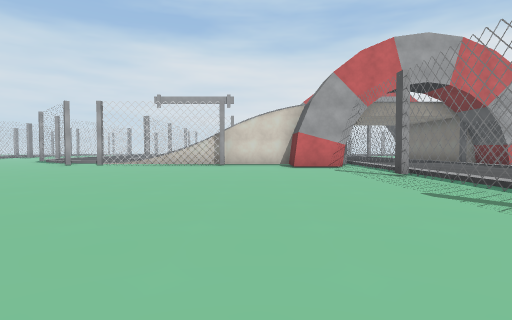
[1] (above)

16 first-person views from a walk through a scene from a Unity 3-D project. The camera is 1.3 m above the floor, tilts 2° down and sees 80° across. The floor is counted in squares, 2 m on a side. Each view is taken from the middle of a square. On the plan, view 1 faces up. The plan holds only what a view shows up to about 10 squares ahead; the rest is blank. The place goes on beyond the plan. The player is left out.

[2]
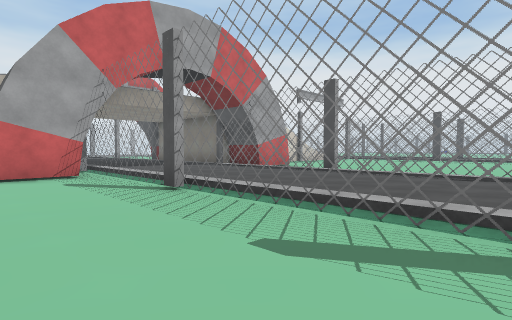

[3]
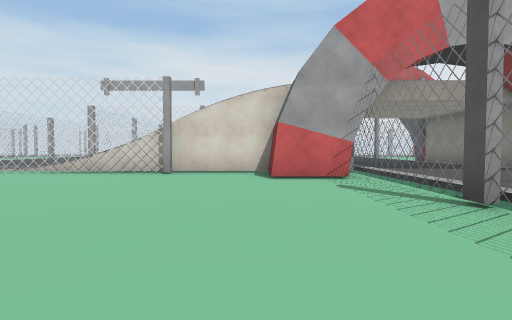

[4]
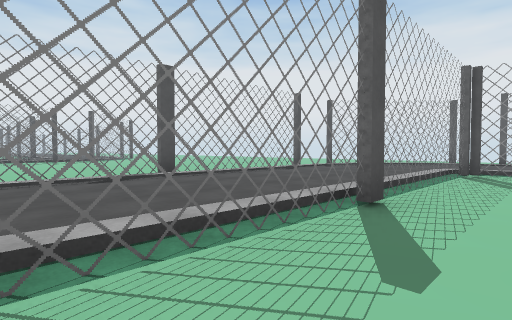

[5]
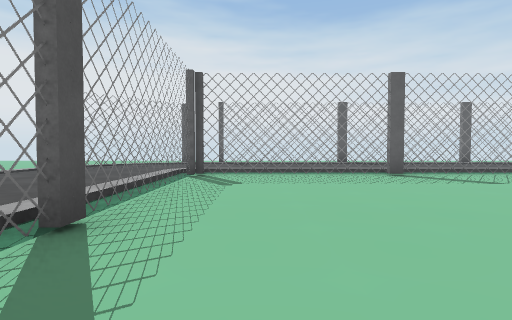

[6]
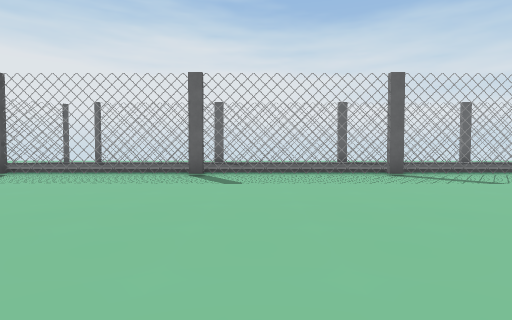

[7]
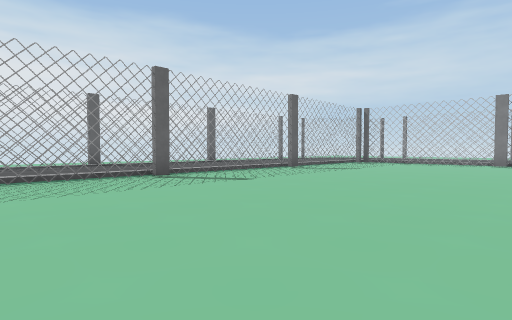

[8]
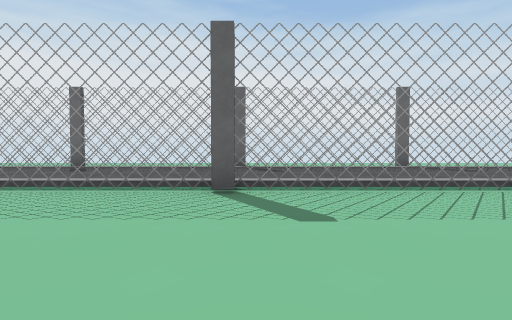

[9]
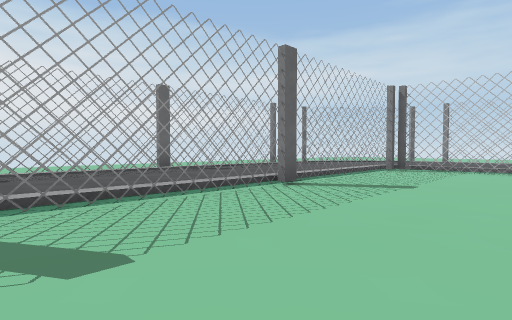

[10]
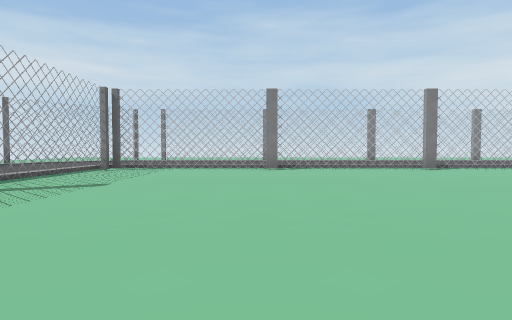

[11]
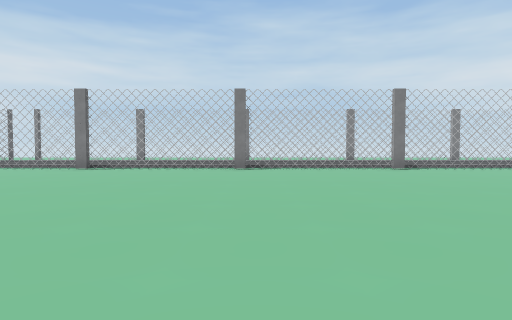

[12]
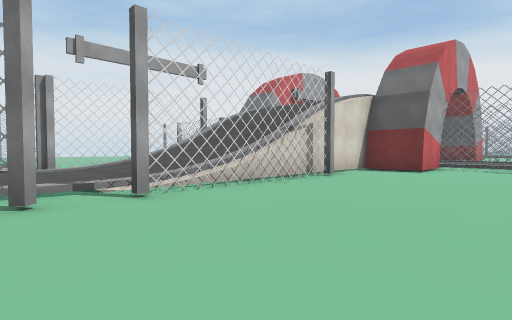

[13]
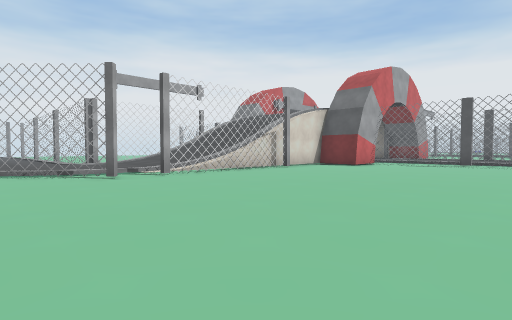

[14]
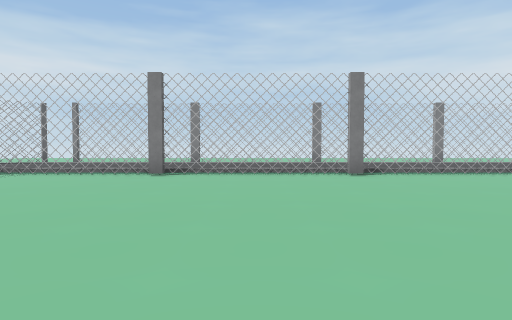

[15]
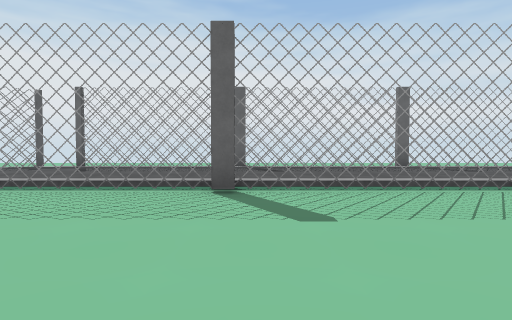

[16]
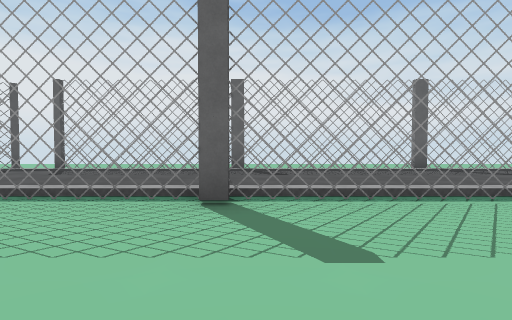

### Floor plan
Key: @ floor where view 1 was taken; # wall or solid block; . main floor; : floor 0.25 m higher than the main floor; / step, stairs or slope; T thing the floor can be seen under or through; O other object.
Columns run from 19 left of view 1 to 8 right of it. Each row starts with its distance up from view 1.
 12 ::/...... .O######...##/:::
 11 ::/..................##/:::
 10 ::/..................../:::/
  9 ::#....................#:::/
  8 ::#....................#:::/
  7 ::/..................../:::#
  6 ::/..................../:::#
  5 ::/..................../:::/
  4 ::#....................#:::/
  3 ::#....................#:::/
  2 ::/..................../:::#
  1 ::/..................../:::#
  0 ::/................@.../:::/
 -1 ::#....................#:::/
 -2 ::#....................#:::/
 -3   ////##///TT///TT///###:::/
 -4   :::::::::::::::::::::::::
 -5   ::::::::::::::::::::::::/O
 -6      :::::::::::::::::::: O
 -7      /##///##///##///##//O
 -8                         O
 -9
-10           ..
-11           ..

Positions as (right, up) in squares from view 1, and headings:
1: (0, 0), facing up
2: (1, 3), facing up-right
3: (1, 4), facing up
4: (2, 6), facing down-right
5: (2, 5), facing down
6: (-3, 5), facing down
7: (-3, 4), facing down-left
8: (-7, 2), facing down
9: (-7, 1), facing down-left
10: (-7, 2), facing left
11: (-7, 8), facing left
12: (-8, 8), facing up-right
13: (-10, 5), facing up-right
14: (-9, 5), facing left
15: (-2, 2), facing down
16: (-2, 1), facing down
